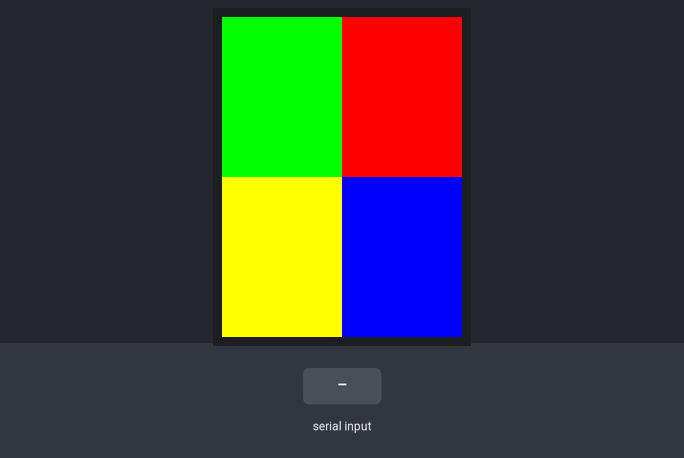
Simulated run of this sketch. Board: ESP32. On the bench: 240×320 colour display. The test bench sets the inputs (shaded band). I2S audio is not simulated (input reads silence); random numbers use the default seed unless the sketch sets one; what the sketch prints to the serial monitor is not drawn.

Above: at 1.6 s.
1.7 s: "0" received over Serial
At 2.2 s:
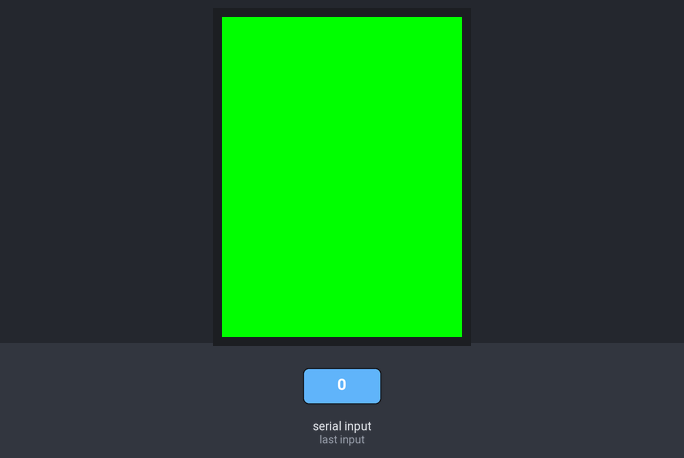
At 8.4 s:
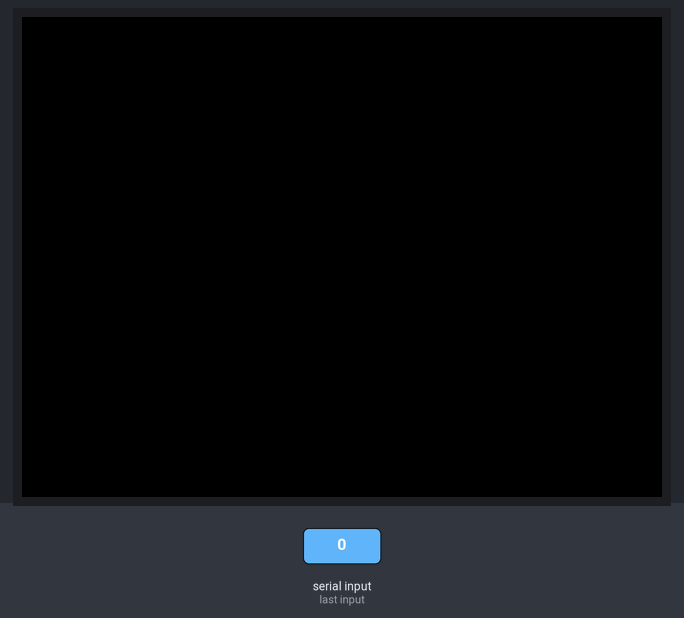
Timing chart, 0 to 9.9 s (numbered marks = the images above; inputs shaded):
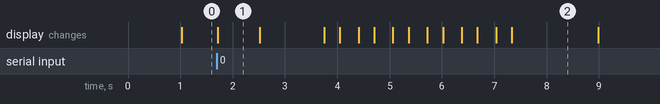

The sketch:

Juego.ino
```cpp
#include <Adafruit_GFX.h>
#include <Adafruit_ST7789.h>
#include <SPI.h>
#include <driver/i2s.h>
#include <math.h>

// Configuracion de pines para la pantalla
#define TFT_CS   8
#define TFT_DC   10
#define TFT_RST  9

#define TFT_SCLK 12
#define TFT_MOSI 11

Adafruit_ST7789 tft = Adafruit_ST7789(TFT_CS, TFT_DC, TFT_RST);

// GPIOs del microfono
#define I2S_WS  17
#define I2S_SD  15
#define I2S_SCK 18

#define I2S_PORT     I2S_NUM_0
#define SAMPLE_RATE  16000
#define BUFFER_SIZE  1024

int16_t buffer[BUFFER_SIZE];

// MAX98357A Amplificador de audio
#define SPEAKER_BCLK  5
#define SPEAKER_LRC   6
#define SPEAKER_DIN   7
#define SPEAKER_PORT  I2S_NUM_1
#define SPEAKER_RATE  16000

// Definicion de niveles del juego y secciones de pantalla
#define MAX_SEQ 5

int secuencia[MAX_SEQ];
int nivel = 1;

int w = 120;
int h = 160;

// Setup del altavoz
void setupAltavoz() {
  i2s_config_t spk_config = {
    .mode = (i2s_mode_t)(I2S_MODE_MASTER | I2S_MODE_TX),
    .sample_rate = SPEAKER_RATE,
    .bits_per_sample = I2S_BITS_PER_SAMPLE_16BIT,
    .channel_format = I2S_CHANNEL_FMT_ONLY_LEFT,
    .communication_format = I2S_COMM_FORMAT_STAND_I2S,
    .intr_alloc_flags = ESP_INTR_FLAG_LEVEL1,
    .dma_buf_count = 8,
    .dma_buf_len = 256,
    .use_apll = false,
    .tx_desc_auto_clear = true
  };

  i2s_pin_config_t spk_pins = {
    .bck_io_num   = SPEAKER_BCLK,
    .ws_io_num    = SPEAKER_LRC,
    .data_out_num = SPEAKER_DIN,
    .data_in_num  = -1
  };

  i2s_driver_install(SPEAKER_PORT, &spk_config, 0, NULL);
  i2s_set_pin(SPEAKER_PORT, &spk_pins);
}

// Funcion reproducir tono
void reproducirTono(int frecuencia, int duracionMs) {
  int totalMuestras = (SPEAKER_RATE * duracionMs) / 1000;
  int16_t muestra[256];
  int escritas = 0;
  float amplitud = 8000.0f;

  while (escritas < totalMuestras) {
    int bloque = min(256, totalMuestras - escritas);

    for (int i = 0; i < bloque; i++) {
      float t = (float)(escritas + i) / SPEAKER_RATE;
      muestra[i] = (int16_t)(amplitud * sinf(2.0f * PI * frecuencia * t));
    }

    size_t bytesEscritos;
    i2s_write(SPEAKER_PORT, muestra, bloque * sizeof(int16_t), &bytesEscritos, portMAX_DELAY);

    escritas += bloque;
  }
}

// Tonos para cada color
void tonoColor(int color) {
  int frecuencias[] = {262, 294, 330, 392};
  reproducirTono(frecuencias[color], 300);
}

// Colorear 4 secciones
void dibujarBase() {
  tft.fillRect(0, 0, w, h, ST77XX_GREEN);
  tft.fillRect(w, 0, w, h, ST77XX_RED);
  tft.fillRect(0, h, w, h, ST77XX_YELLOW);
  tft.fillRect(w, h, w, h, ST77XX_BLUE);
}

// Mostrar colores de la secuencia
void iluminar(int color) {
  uint16_t c;

  if (color == 0) c = ST77XX_GREEN;
  if (color == 1) c = ST77XX_RED;
  if (color == 2) c = ST77XX_YELLOW;
  if (color == 3) c = ST77XX_BLUE;

  tft.fillScreen(c);
  tonoColor(color);
  delay(350);

  dibujarBase();
  delay(150);
}

// Lectura de voz
int leerVoz() {
  while (true) {
    size_t bytesRead;
    i2s_read(I2S_PORT, buffer, sizeof(buffer), &bytesRead, 1);
    Serial.write((uint8_t*)buffer, bytesRead);

    if (Serial.available()) {
      char comando = Serial.read();

      if (comando == '0') return 0;
      if (comando == '1') return 1;
      if (comando == '2') return 2;
      if (comando == '3') return 3;
    }
  }
}

// Mostrar secuencia
void mostrarSecuencia() {
  for (int i = 0; i < nivel; i++) {
    iluminar(secuencia[i]);
  }
}

// Turno del jugador
bool turnoJugador() {
  for (int i = 0; i < nivel; i++) {
    int voz = leerVoz();

    iluminar(voz);

    if (voz != secuencia[i]) return false;

    delay(200);
  }

  return true;
}

// Pantalla perder
void mostrarPerder() {
  tft.setRotation(1);

  for (int i = 0; i < 6; i++) {
    tft.fillScreen(ST77XX_RED);

    tft.setTextSize(5);
    tft.setTextColor(ST77XX_WHITE);
    tft.setCursor(30, 100);
    tft.print("PERDISTE");

    delay(300);

    tft.fillScreen(ST77XX_BLACK);
    delay(200);
  }

  reproducirTono(400, 300);
  delay(100);
  reproducirTono(300, 300);
  delay(100);
  reproducirTono(200, 500);

  tft.setRotation(0);
  dibujarBase();
}

// Configuracion de la pantalla y numeros aleatorios
void setup() {
  Serial.begin(2000000);

  SPI.begin(TFT_SCLK, -1, TFT_MOSI, TFT_CS);

  tft.init(240, 320);
  tft.setRotation(0);

 uint32_t seed = esp_random();
randomSeed(seed);

  dibujarBase();

  i2s_config_t i2s_config = {
    .mode = (i2s_mode_t)(I2S_MODE_MASTER | I2S_MODE_RX),
    .sample_rate = SAMPLE_RATE,
    .bits_per_sample = I2S_BITS_PER_SAMPLE_16BIT,
    .channel_format = I2S_CHANNEL_FMT_ONLY_LEFT,
    .communication_format = I2S_COMM_FORMAT_STAND_I2S,
    .intr_alloc_flags = 0,
    .dma_buf_count = 4,
    .dma_buf_len = 256,
    .use_apll = false
  };

  i2s_pin_config_t pin_config = {
    .bck_io_num = I2S_SCK,
    .ws_io_num = I2S_WS,
    .data_out_num = -1,
    .data_in_num = I2S_SD
  };

  i2s_driver_install(I2S_PORT, &i2s_config, 0, NULL);
  i2s_set_pin(I2S_PORT, &pin_config);

  setupAltavoz();
}

// Loop colores ganar
void loopColores() {
  int j = 0;

  uint16_t colores[] = {
    ST77XX_GREEN,
    ST77XX_RED,
    ST77XX_BLUE,
    ST77XX_YELLOW,
    ST77XX_CYAN,
    ST77XX_MAGENTA
  };

  while (j < 12) {
    for (int i = 0; i < 6; i++) {
      tft.fillScreen(ST77XX_BLACK);

      tft.setTextSize(6);
      tft.setTextColor(colores[i]);
      tft.setCursor(20, 100);
      tft.print("GANASTE!");

      delay(250);
      j++;
    }
  }
}

// Pantalla ganar
void mostrarGanar() {
  tft.setRotation(1);
  loopColores();

  for (int i = 0; i < 3; i++) {
    reproducirTono(523, 200);
    delay(200);
    reproducirTono(659, 200);
    delay(200);
    reproducirTono(784, 200);
    delay(300);
  }
}

// Loop principal
void loop() {
  for (int i = 0; i < MAX_SEQ; i++) {
    secuencia[i] = random(0, 4);
  }

  nivel = 1;

  while (true) {
    mostrarSecuencia();

    if (!turnoJugador()) {
      delay(1000);
      mostrarPerder();
      delay(1000);
      break;
    }

    if (nivel == MAX_SEQ) {
      delay(1000);
      mostrarGanar();
      delay(1000);
      tft.setRotation(0);
      break;
    }

    nivel++;
    delay(800);
  }
}
```

Measured:
- after the input at 1.7 s, the display: changes at once (image 1)
- what the display in image 1 shows lasts 0.8 s, from 1.7 s to 2.5 s
